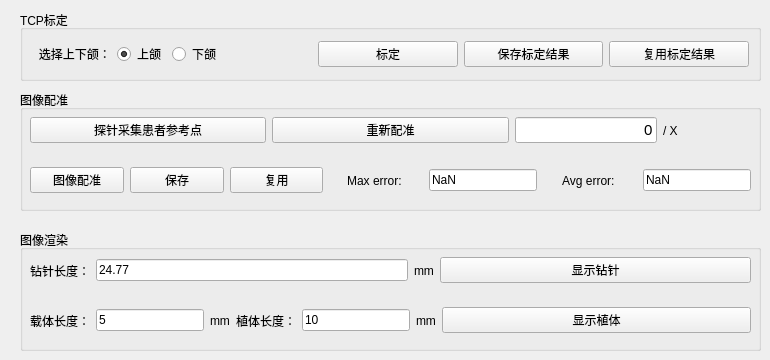
     <widget class="QWidget" name="tab_4">
      <attribute name="title">
       <string>图像配准</string>
      </attribute>
      <widget class="QGroupBox" name="groupBox_6">
       <property name="geometry">
        <rect>
         <x>20</x>
         <y>10</y>
         <width>741</width>
         <height>71</height>
        </rect>
       </property>
       <property name="title">
        <string>TCP标定</string>
       </property>
       <layout class="QGridLayout" name="gridLayout_10">
        <item row="0" column="0">
         <layout class="QHBoxLayout" name="horizontalLayout_8">
          <item>
           <widget class="QLabel" name="label_60">
            <property name="sizePolicy">
             <sizepolicy hsizetype="Maximum" vsizetype="Preferred">
              <horstretch>0</horstretch>
              <verstretch>0</verstretch>
             </sizepolicy>
            </property>
            <property name="text">
             <string>  选择上下颌：</string>
            </property>
            <property name="alignment">
             <set>Qt::AlignCenter</set>
            </property>
           </widget>
          </item>
          <item>
           <widget class="QRadioButton" name="radioButton_maxilla_2">
            <property name="sizePolicy">
             <sizepolicy hsizetype="Maximum" vsizetype="Fixed">
              <horstretch>0</horstretch>
              <verstretch>0</verstretch>
             </sizepolicy>
            </property>
            <property name="text">
             <string>上颌</string>
            </property>
            <property name="checked">
             <bool>true</bool>
            </property>
            <property name="autoExclusive">
             <bool>true</bool>
            </property>
            <property name="autoRepeatDelay">
             <number>300</number>
            </property>
           </widget>
          </item>
          <item>
           <widget class="QRadioButton" name="radioButton_mandible_2">
            <property name="sizePolicy">
             <sizepolicy hsizetype="Minimum" vsizetype="Fixed">
              <horstretch>0</horstretch>
              <verstretch>0</verstretch>
             </sizepolicy>
            </property>
            <property name="text">
             <string>下颌</string>
            </property>
           </widget>
          </item>
          <item>
           <widget class="QPushButton" name="pushButton_calibrateTCP">
            <property name="text">
             <string>标定</string>
            </property>
           </widget>
          </item>
          <item>
           <widget class="QPushButton" name="pushButton_saveTCPResult">
            <property name="text">
             <string>保存标定结果</string>
            </property>
           </widget>
          </item>
          <item>
           <widget class="QPushButton" name="pushButton_reuseTCPResult">
            <property name="text">
             <string>复用标定结果</string>
            </property>
           </widget>
          </item>
         </layout>
        </item>
       </layout>
      </widget>
      <widget class="QGroupBox" name="groupBox_12">
       <property name="geometry">
        <rect>
         <x>20</x>
         <y>90</y>
         <width>741</width>
         <height>121</height>
        </rect>
       </property>
       <property name="title">
        <string>图像配准</string>
       </property>
       <widget class="QWidget" name="layoutWidget_24">
        <property name="geometry">
         <rect>
          <x>10</x>
          <y>20</y>
          <width>721</width>
          <height>41</height>
         </rect>
        </property>
        <layout class="QHBoxLayout" name="horizontalLayout_148">
         <item>
          <widget class="QPushButton" name="pushButton_collectDitch">
           <property name="text">
            <string>探针采集患者参考点</string>
           </property>
          </widget>
         </item>
         <item>
          <widget class="QPushButton" name="pushButton_resetImageRegis">
           <property name="text">
            <string>重新配准</string>
           </property>
          </widget>
         </item>
         <item>
          <layout class="QHBoxLayout" name="horizontalLayout_149">
           <item>
            <widget class="QLineEdit" name="lineEdit_collectedLandmark">
             <property name="sizePolicy">
              <sizepolicy hsizetype="Minimum" vsizetype="Fixed">
               <horstretch>0</horstretch>
               <verstretch>0</verstretch>
              </sizepolicy>
             </property>
             <property name="maximumSize">
              <size>
               <width>16777201</width>
               <height>16777215</height>
              </size>
             </property>
             <property name="font">
              <font>
               <pointsize>11</pointsize>
              </font>
             </property>
             <property name="layoutDirection">
              <enum>Qt::LeftToRight</enum>
             </property>
             <property name="text">
              <string>0</string>
             </property>
             <property name="alignment">
              <set>Qt::AlignRight|Qt::AlignTrailing|Qt::AlignVCenter</set>
             </property>
            </widget>
           </item>
           <item>
            <widget class="QLabel" name="label_365">
             <property name="text">
              <string>/ X</string>
             </property>
            </widget>
           </item>
          </layout>
         </item>
        </layout>
       </widget>
       <widget class="QWidget" name="horizontalLayoutWidget_14">
        <property name="geometry">
         <rect>
          <x>10</x>
          <y>70</y>
          <width>721</width>
          <height>41</height>
         </rect>
        </property>
        <layout class="QHBoxLayout" name="horizontalLayout_146">
         <item>
          <widget class="QPushButton" name="pushButton_imageRegistration">
           <property name="text">
            <string>图像配准</string>
           </property>
          </widget>
         </item>
         <item>
          <widget class="QPushButton" name="pushButton_saveImageregisResult">
           <property name="text">
            <string>保存</string>
           </property>
          </widget>
         </item>
         <item>
          <widget class="QPushButton" name="pushButton_reuseImageregisResult">
           <property name="text">
            <string>复用</string>
           </property>
          </widget>
         </item>
         <item>
          <widget class="QLabel" name="label_366">
           <property name="sizePolicy">
            <sizepolicy hsizetype="Minimum" vsizetype="Preferred">
             <horstretch>0</horstretch>
             <verstretch>0</verstretch>
            </sizepolicy>
           </property>
           <property name="text">
            <string>Max error: </string>
           </property>
           <property name="alignment">
            <set>Qt::AlignCenter</set>
           </property>
          </widget>
         </item>
         <item>
          <widget class="QLineEdit" name="lineEdit_maxError">
           <property name="sizePolicy">
            <sizepolicy hsizetype="Maximum" vsizetype="Fixed">
             <horstretch>0</horstretch>
             <verstretch>0</verstretch>
            </sizepolicy>
           </property>
           <property name="text">
            <string>NaN</string>
           </property>
          </widget>
         </item>
         <item>
          <widget class="QLabel" name="label_367">
           <property name="text">
            <string>Avg error: </string>
           </property>
           <property name="alignment">
            <set>Qt::AlignCenter</set>
           </property>
          </widget>
         </item>
         <item>
          <widget class="QLineEdit" name="lineEdit_avgError">
           <property name="sizePolicy">
            <sizepolicy hsizetype="Minimum" vsizetype="Fixed">
             <horstretch>0</horstretch>
             <verstretch>0</verstretch>
            </sizepolicy>
           </property>
           <property name="text">
            <string>NaN</string>
           </property>
          </widget>
         </item>
        </layout>
       </widget>
      </widget>
      <widget class="QGroupBox" name="groupBox_13">
       <property name="geometry">
        <rect>
         <x>20</x>
         <y>230</y>
         <width>741</width>
         <height>121</height>
        </rect>
       </property>
       <property name="title">
        <string>图像渲染</string>
       </property>
       <widget class="QWidget" name="horizontalLayoutWidget_21">
        <property name="geometry">
         <rect>
          <x>10</x>
          <y>20</y>
          <width>721</width>
          <height>41</height>
         </rect>
        </property>
        <layout class="QHBoxLayout" name="horizontalLayout_162">
         <item>
          <widget class="QLabel" name="label_392">
           <property name="sizePolicy">
            <sizepolicy hsizetype="Maximum" vsizetype="Preferred">
             <horstretch>0</horstretch>
             <verstretch>0</verstretch>
            </sizepolicy>
           </property>
           <property name="text">
            <string>钻针长度：</string>
           </property>
           <property name="alignment">
            <set>Qt::AlignCenter</set>
           </property>
          </widget>
         </item>
         <item>
          <widget class="QLineEdit" name="lineEdit_drillLength">
           <property name="sizePolicy">
            <sizepolicy hsizetype="Minimum" vsizetype="Fixed">
             <horstretch>0</horstretch>
             <verstretch>0</verstretch>
            </sizepolicy>
           </property>
           <property name="text">
            <string>24.77</string>
           </property>
          </widget>
         </item>
         <item>
          <widget class="QLabel" name="label_391">
           <property name="sizePolicy">
            <sizepolicy hsizetype="Maximum" vsizetype="Preferred">
             <horstretch>0</horstretch>
             <verstretch>0</verstretch>
            </sizepolicy>
           </property>
           <property name="text">
            <string>mm</string>
           </property>
          </widget>
         </item>
         <item>
          <widget class="QPushButton" name="pushButton_startNavi">
           <property name="text">
            <string>显示钻针</string>
           </property>
          </widget>
         </item>
        </layout>
       </widget>
       <widget class="QWidget" name="layoutWidget_26">
        <property name="geometry">
         <rect>
          <x>10</x>
          <y>70</y>
          <width>721</width>
          <height>41</height>
         </rect>
        </property>
        <layout class="QHBoxLayout" name="horizontalLayout_163">
         <item>
          <widget class="QLabel" name="label_393">
           <property name="text">
            <string>载体长度：</string>
           </property>
          </widget>
         </item>
         <item>
          <widget class="QLineEdit" name="lineEdit_carrierLength">
           <property name="sizePolicy">
            <sizepolicy hsizetype="Minimum" vsizetype="Fixed">
             <horstretch>0</horstretch>
             <verstretch>0</verstretch>
            </sizepolicy>
           </property>
           <property name="text">
            <string>5</string>
           </property>
          </widget>
         </item>
         <item>
          <widget class="QLabel" name="label_394">
           <property name="text">
            <string>mm</string>
           </property>
          </widget>
         </item>
         <item>
          <widget class="QLabel" name="label_395">
           <property name="text">
            <string>植体长度：</string>
           </property>
          </widget>
         </item>
         <item>
          <widget class="QLineEdit" name="lineEdit_implantLength">
           <property name="sizePolicy">
            <sizepolicy hsizetype="Minimum" vsizetype="Fixed">
             <horstretch>0</horstretch>
             <verstretch>0</verstretch>
            </sizepolicy>
           </property>
           <property name="text">
            <string>10</string>
           </property>
          </widget>
         </item>
         <item>
          <widget class="QLabel" name="label_396">
           <property name="text">
            <string>mm</string>
           </property>
          </widget>
         </item>
         <item>
          <widget class="QPushButton" name="pushButton_startNaviImplant_3">
           <property name="sizePolicy">
            <sizepolicy hsizetype="Expanding" vsizetype="Fixed">
             <horstretch>0</horstretch>
             <verstretch>0</verstretch>
            </sizepolicy>
           </property>
           <property name="text">
            <string>显示植体</string>
           </property>
          </widget>
         </item>
        </layout>
       </widget>
      </widget>
     </widget>
